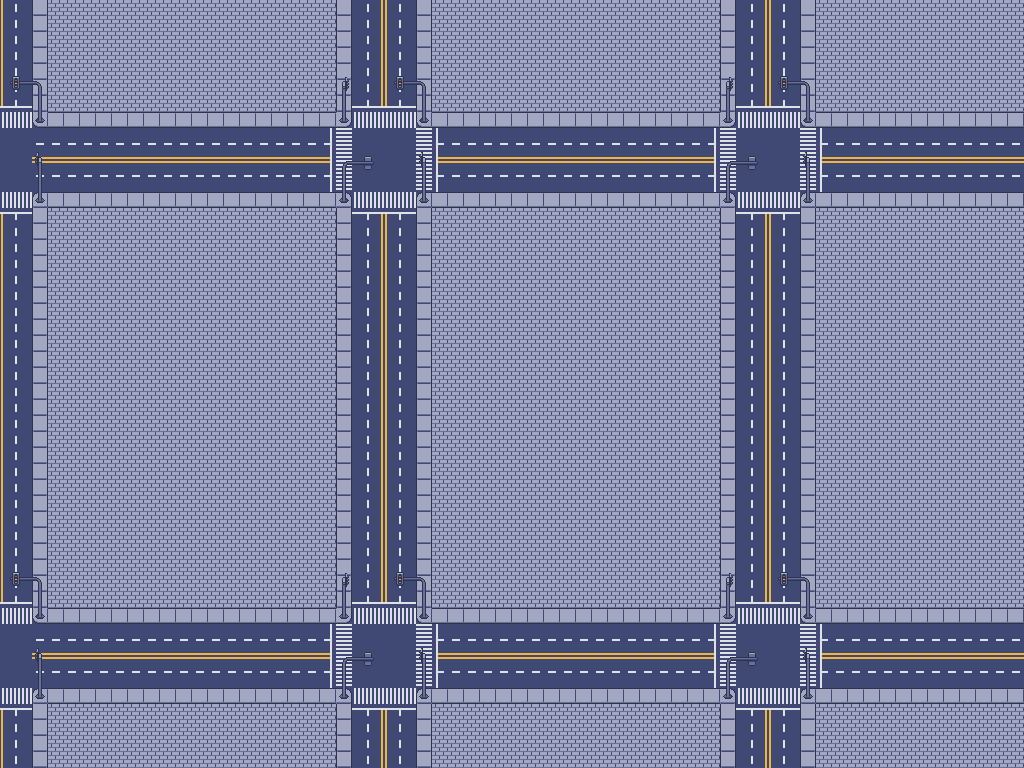

This is a level from a 2D game, rendered from its Tiled map with the project's own tilesets. A one-line summary and the map file follow, with tile-layer data summarised:
An orthogonal 64x48 tile map with 16x16 px tiles, 2 tile layers (Streets, Props) and 9 objects.

<map version="1.8" tiledversion="1.8.5" orientation="orthogonal" renderorder="right-down" width="64" height="48" tilewidth="16" tileheight="16" infinite="0" nextlayerid="3" nextobjectid="1">
 <properties>
  <property name="script" value="Games/OhNoZombies/OhNoZombies.lua" />
 </properties>
 <tileset firstgid="1" name="outdoors" tilewidth="16" tileheight="16" tilecount="841" columns="29">
  <image source="outdoors.png" width="464" height="464" />
  <tile id="0">
   <objectgroup draworder="index" id="2">
    <object id="1" x="0" y="0" width="16" height="16" />
   </objectgroup>
  </tile>
  <tile id="1">
   <objectgroup draworder="index" id="2">
    <object id="1" x="0" y="0" width="16" height="16" />
   </objectgroup>
  </tile>
  <tile id="2">
   <objectgroup draworder="index" id="2">
    <object id="1" x="0" y="0" width="16" height="16" />
   </objectgroup>
  </tile>
  <tile id="3">
   <objectgroup draworder="index" id="2">
    <object id="1" x="0" y="0" width="16" height="16" />
   </objectgroup>
  </tile>
  <tile id="95">
   <objectgroup draworder="index" id="2">
    <object id="1" x="0" y="0" width="16" height="16" />
   </objectgroup>
  </tile>
  <tile id="124">
   <objectgroup draworder="index" id="2">
    <object id="1" x="0" y="0" width="16" height="16" />
   </objectgroup>
  </tile>
  <tile id="126">
   <objectgroup draworder="index" id="2">
    <object id="1" x="0" y="0" width="16" height="16" />
   </objectgroup>
  </tile>
  <tile id="155">
   <objectgroup draworder="index" id="2">
    <object id="1" x="0" y="0" width="16" height="16" />
   </objectgroup>
  </tile>
  <tile id="236">
   <objectgroup draworder="index" id="2">
    <object id="1" x="0" y="0" width="16" height="16" />
   </objectgroup>
  </tile>
 </tileset>
 <layer id="1" name="Streets" width="64" height="48">
  <data>[3072 cells, 3072 non-empty, 89 distinct tile ids]</data>
 </layer>
 <layer id="2" name="Props" width="64" height="48" locked="1">
  <data>[3072 cells, 160 non-empty, 32 distinct tile ids]</data>
 </layer>
</map>
